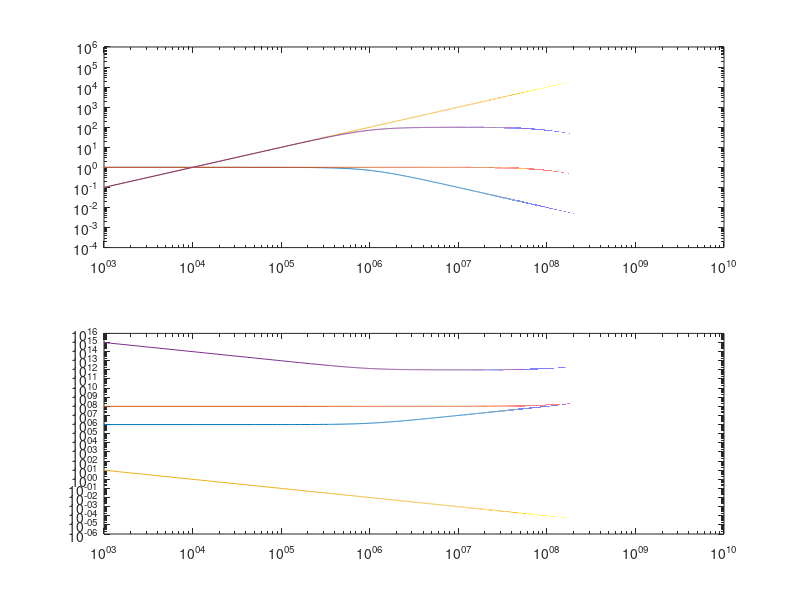

This chart was generated by the following MATLAB code:

function activefilter

w=1000:10000:10000000000;


w1=10^6;
w2=10^8;
w3=10^4;
BPplot(w,w1,w2,w3,1)

BSplot(w,w1,w2,w3,2)


end


function BPplot(w,w1,w2,w3,k)
h1=w1./(j*w+w1);
h2=w2./(j*w+w2);
h3=j*w./w3;
h=h1.*h2.*h3;
subplot(2,1,k);
loglog(w,abs(h1),w,abs(h2),w,abs(h3),w,abs(h))
end

function BSplot(w,w1,w2,w3,k)
h1=j*w+w1;
h2=j*w+w2;
h3=w3./(j*w);
h=h1.*h2.*h3;
subplot(2,1,k);
loglog(w,abs(h1),w,abs(h2),w,abs(h3),w,abs(h))
end
